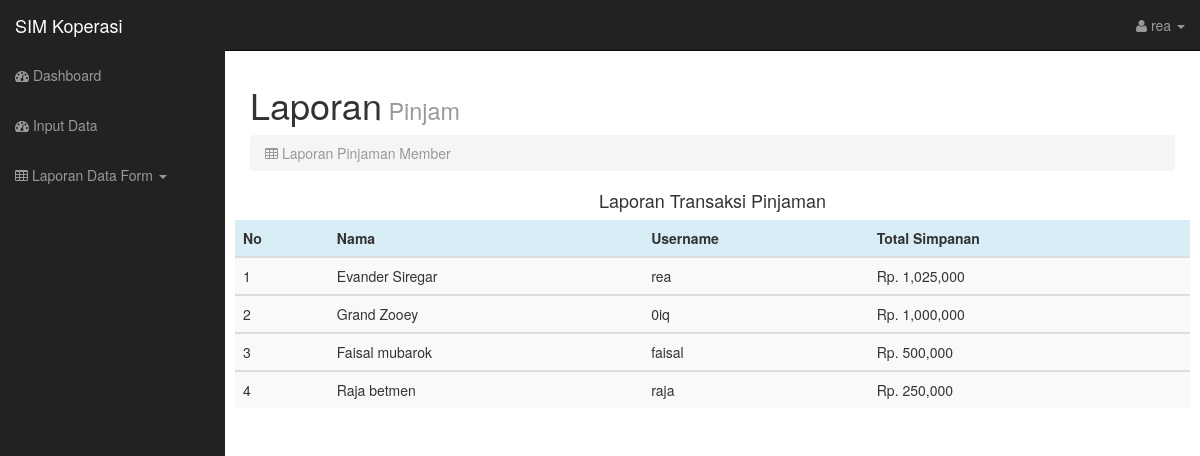
The page /indexcs.php?page=datapinjamcs (signed in) on the database its author committed.
### tables this page shows
CREATE TABLE `anggota` (
  `id` int(11) NOT NULL,
  `username` varchar(255) NOT NULL,
  `nama` varchar(255) NOT NULL,
  `nik` bigint(16) NOT NULL,
  `tgl_lahir` date NOT NULL,
  `jenis_kelamin` varchar(9) NOT NULL,
  `pekerjaan` varchar(16) NOT NULL,
  `alamat` text NOT NULL,
  `email` text NOT NULL,
  `no_hp` char(20) NOT NULL,
  `entry` varchar(50) NOT NULL,
  `waktu` date NOT NULL
);

### datapinjamcs.php (the view)
<html>
<body>
    <div class="col-lg-12">
        <h1>Laporan<small> Pinjam</small></h1>
        <ol class="breadcrumb">
            <li class="active"><i class="fa fa-table"></i> Laporan Pinjaman Member</li>
        </ol>
    </div>
    <div class="col-12 mt-3">
    <h4 class="text-center mb-3">Laporan Transaksi Pinjaman </h4>
        <table class="table table-striped   table-hover  ">
            <thead class="">
                <tr class="info">
                    <th>No</th>
                    <th>Nama</th>
                    <th>Username</th>
                    <th>Total Simpanan</th>
                </tr>
            </thead>
            <?php
      include("config.php");
      $no=1;
      $kueri = mysqli_query($conn, "SELECT * FROM anggota");
      while($data=mysqli_fetch_array($kueri)){
        $username = $data['username'];
      ?>
          <tbody>
              <tr>
                  <td><?php echo $no ?></td>
                  <td><?php echo $data['nama'] ?></td>
                  <td><?php echo $data['username'] ?></td>
                  <?php  $pokok=mysqli_fetch_array(mysqli_query($conn, "SELECT SUM(jlh_pinjam) as jlh_pinjam from pinjaman WHERE username = '$username' "))  ?>
                  <?php $tot = $pokok['jlh_pinjam']  ?>
                  <td>Rp. <?php echo number_format($tot) ?></td>
      <?php
      $no++;}
      ?>
          </tr>
          </tbody>
          </table>

### css/sb-admin.css (style rules this page uses)
body { margin-top: 50px; }

### rows shown on the page
anggota: nama "Evander Siregar", username "rea", tot "1,025,000"
anggota: nama "Grand Zooey", username "0iq", tot "1,000,000"
anggota: nama "Faisal mubarok", username "faisal", tot "500,000"
anggota: nama "Raja betmen", username "raja", tot "250,000"

### other values the page prints
$_SESSION['username'] "rea"
